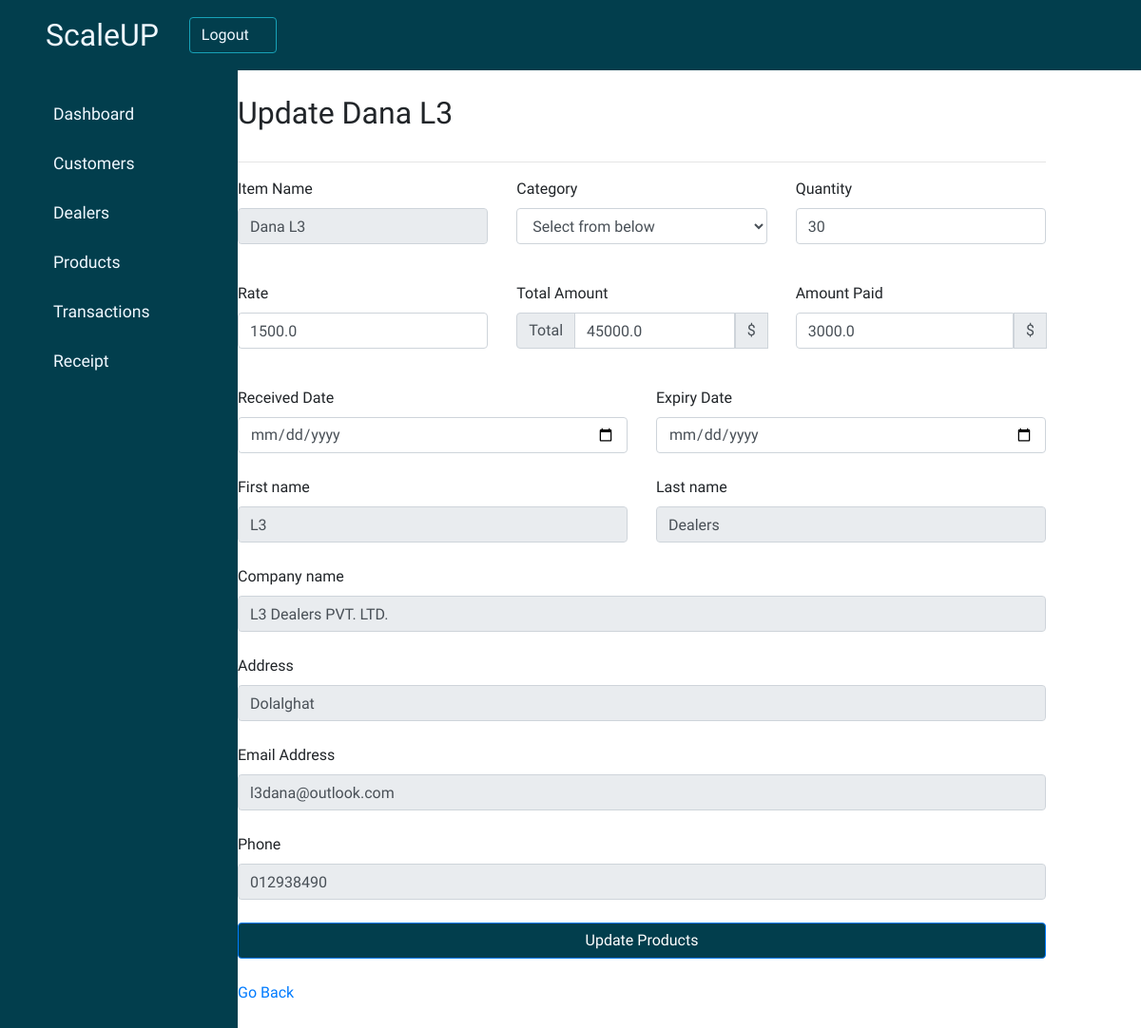
The app's page /update/5/, older data.
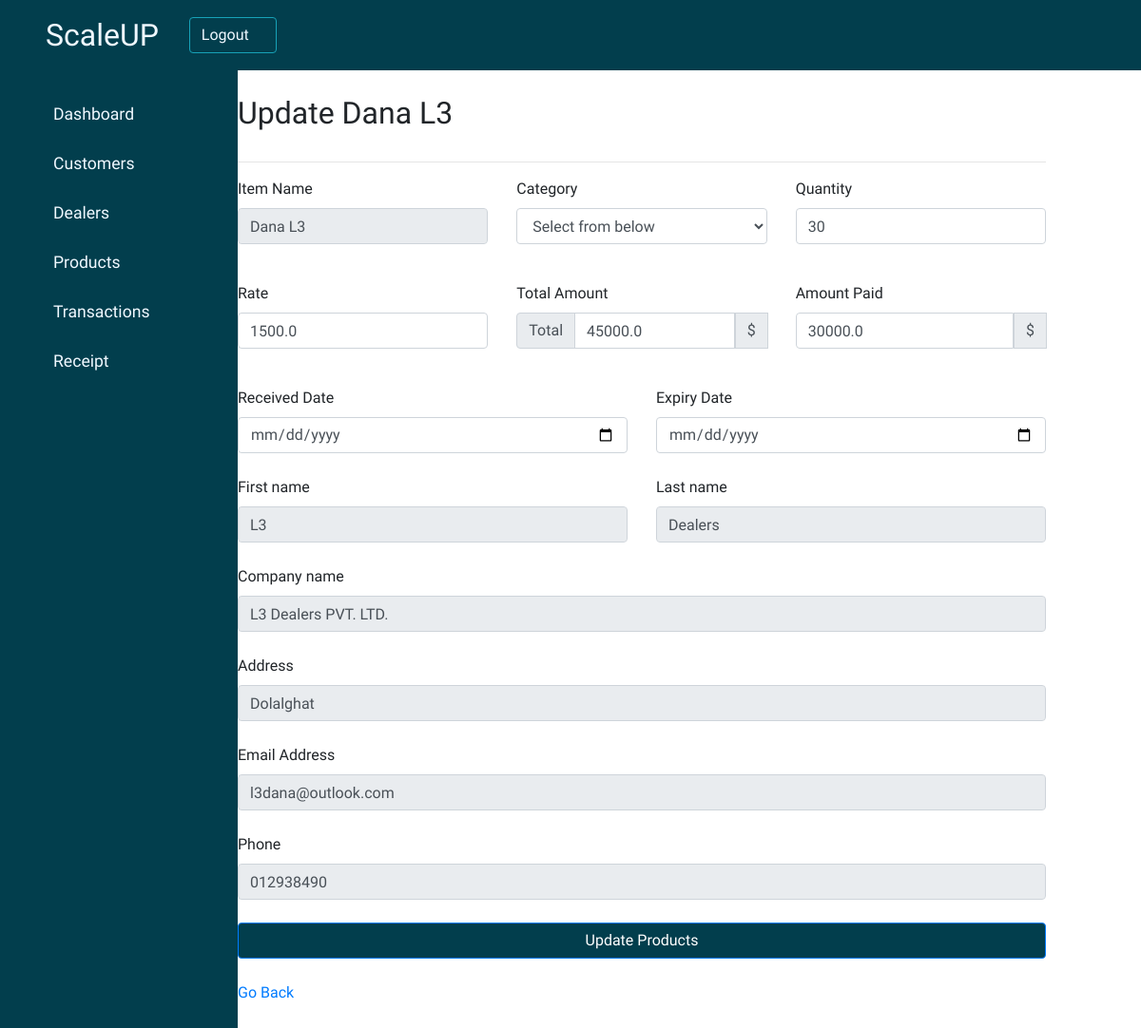
The same page, newer data.
### productmanagement/models.py (models this page shows, shortened)
class DealerTransaction(models.Model):
    dealer = models.ForeignKey(Dealers, on_delete=models.CASCADE, blank=True, null=True)
    product = models.ForeignKey(Products, on_delete=models.CASCADE, blank=True, null=True)
    total_amount = models.FloatField(blank=True, null=True)
    paid_amount = models.FloatField(blank=True, null=True)
    remaining_due = models.FloatField(blank=True, null=True)
    date = models.DateField(auto_now_add=False, auto_now=True)

class Products(models.Model):
        item_name = models.CharField(max_length=50, blank=True, null=True)
        category = models.CharField(max_length=50, blank=True, null=True)
        quantity = models.IntegerField(default='0', blank=True, null=True)
        rate = models.FloatField(blank=False,null=False)
        amount = models.FloatField(blank=False,null=False)
        receive_quantity = models.IntegerField(default='0', blank=True, null=True)
        received_date = models.DateField(blank=True, null=True)
        expiry_date = models.DateField(blank=True, null=True)
        dealer = models.ManyToManyField(Dealers, blank=True, null=True)
        customer = models.ManyToManyField(Customer, blank=True, null=True)
        issue_quantity = models.IntegerField(default='0', blank=True, null=True)
        reorder_level = models.IntegerField(default='0', blank=True, null=True)
        last_updated = models.DateField(auto_now_add=False, auto_now=True)

### dealers/models.py (models this page shows, shortened)
class Dealers(models.Model):
    firstname = models.CharField(max_length=100)
    lastname = models.CharField(max_length=100)
    company = models.CharField(max_length=100)
    address = models.CharField(max_length=100)
    email_address = models.EmailField(max_length=254)
    phone = PhoneNumberField()
    added_date = models.DateField(blank=True)

### productmanagement/views.py (the view)
# urls.py: path('update/<str:id>/', views.update, name="update"),
def update(request, id):
    queryset = DealerTransaction.objects.get(id=id)
    context = {
        "queryset": queryset,
    }
    return render(request, "update_transaction.htm", context)

### productmanagement/templates/update_transaction.htm (shortened to what the changed rows need)
{% extends "customer_management/base.htm"%}
{% block content%}
<div class="main-content" style="padding-left: 15%;">
    <header class="header">
        <div class="header-title">
            <h2>
                <label>
                    Update {{queryset.product.item_name}}
                </label>
            </h2>
        </div>
    </header>
    <div class="content-form">
      <form action="{% url 'productmanagement:update_transaction' queryset.id %}" method="POST">
        <div class="row mb-4">
          <div class="col">
            <div class="form-outline">
              <label class="form-label" for="form6Example2">Item Name</label>
              <input type="text" id="form6Example2" class="form-control"  name="item" value="{{queryset.product.item_name}}" readonly/>
            </div>
          </div>
          <div class="col">
            <div class="form-group">
              <label class="form-label" for="form6Example1">Category</label>
              <select class="form-control"  name="category"value="{{queryset.product.category}}" >
                <option>Select from below</option>
              </select>
            </div>
          </div>
          <div class="col">
            <div class="form-outline">
              <label class="form-label" for="form6Example3">Quantity</label>
              <input type="number" id="quantity" class="form-control"  name="quantity" value="{{queryset.product.quantity}}" />
            </div>
          </div>
        </div>
        <div class="row mb-4">
            <div class="col">
              <div class="form-outline">
                <label class="form-label" for="form6Example3">Rate</label>
                <input type="number" id="rate" class="form-control"  name="rate" value="{{queryset.product.rate}}" />
              </div>
            </div>
            <div class="col">
              <div class="form-outline">
                <div class="input-group mb-3">
                  <div class="input-group-prepend">
                    <button id="total-btn" type="button" class="input-group-text" onclick="calculate()">Total</button>
                  </div>
                  <input type="text" id="amount" class="form-control"  name="amount" value="{{queryset.total_amount}}" />
                  <div class="input-group-prepend">
                    <span class="input-group-text">$</span>
                  </div>
                </div>
              </div>
            </div>
            <div class="col" id="paid-amount">
              <div class="form-outline">
                <div class="input-group mb-3">
                  <input type="number" id="paid-amount" class="form-control" value="{{queryset.paid_amount}}" name="paid-amount" />
                  <div class="input-group-prepend">
                    <span class="input-group-text">$</span>
                  </div>
                </div>
              </div>
            </div>
        </div>
        <div class="row mb-4">
          <div class="col">
            <div class="form-outline">
              <label class="form-label" for="form6Example4">Expiry Date</label>
              <input type="date" id="form6Example4" class="form-control" value="{{queryset.product.expiry_date}}"  name="expdate" />
            </div>
          </div>
        </div>
        <div id="dealer-info">
          <div class="row mb-4">
            <div class="col">
              <div class="form-outline">
                <label class="form-label" for="form6Example1">First name</label>
                <input type="text" id="form6Example1" class="form-control" value="{{queryset.dealer.firstname}}" name="firstname" readonly/>
              </div>
            </div>
            <div class="col">
              <div class="form-outline">
                <label class="form-label" for="form6Example2">Last name</label>
                <input type="text" id="form6Example2" class="form-control" value="{{queryset.dealer.lastname}}" name="lastname" readonly/>
              </div>
            </div>
          </div>
          <div class="form-outline mb-4">
            <label class="form-label" for="form6Example3">Company name</label>
            <input type="text" id="form6Example3" class="form-control" value="{{queryset.dealer.company}}"  name="company" readonly/>
          </div>
          <div class="form-outline mb-4">
            <label class="form-label" for="form6Example4">Address</label>
            <input type="text" id="form6Example4" class="form-control" value="{{queryset.dealer.address}}"  name="address" readonly/>
          </div>
          <div class="form-outline mb-4">
            <label class="form-label" for="form6Example5">Email Address</label>
            <input type="email" id="form6Example5" class="form-control" value="{{queryset.dealer.email_address}}"  name="email_address" readonly/>
          </div>
          <div class="form-outline mb-4">
            <label class="form-label" for="form6Example6">Phone</label>
            <input type="number" id="form6Example6" class="form-control" value="{{queryset.dealer.phone}}"  name="phone" readonly/>
          </div>
        </div>
      </form>
    </div>
  </div>
{% endblock %}

Row changes from the older to the newer data that the page shows:
changed DealerTransaction "Dana L3": paid-amount "3000.0" → "30000.0"
